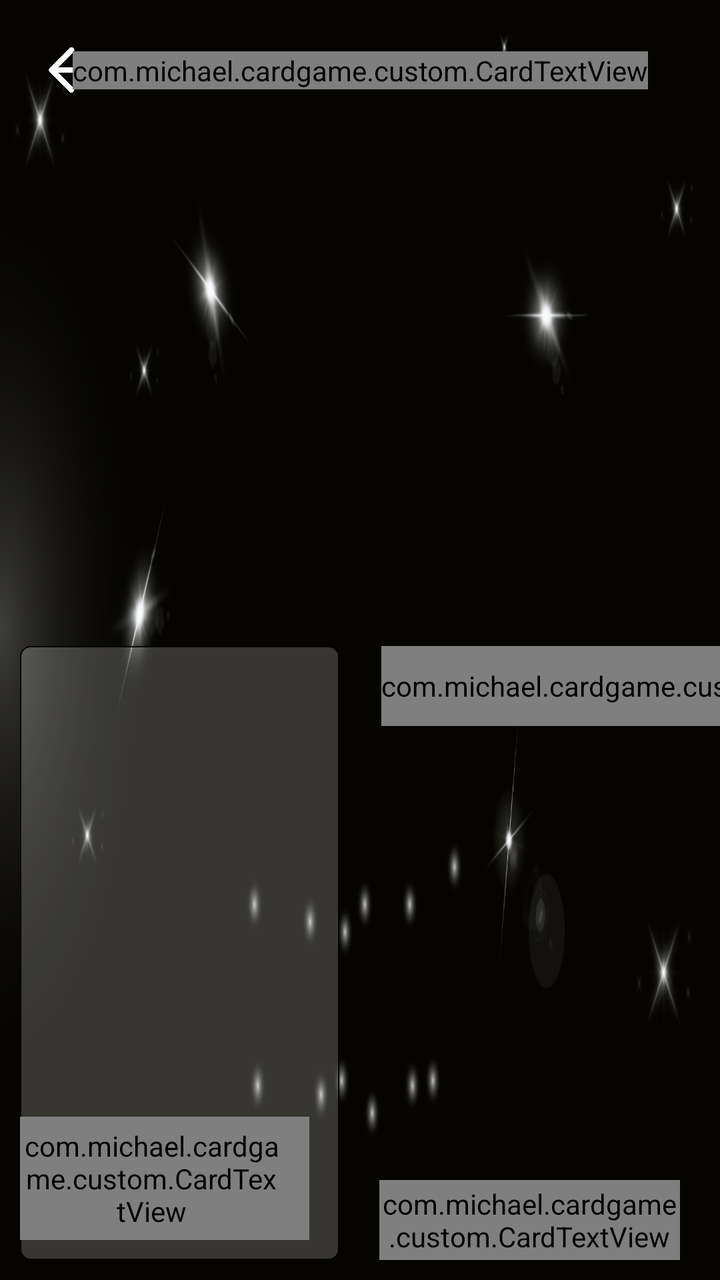
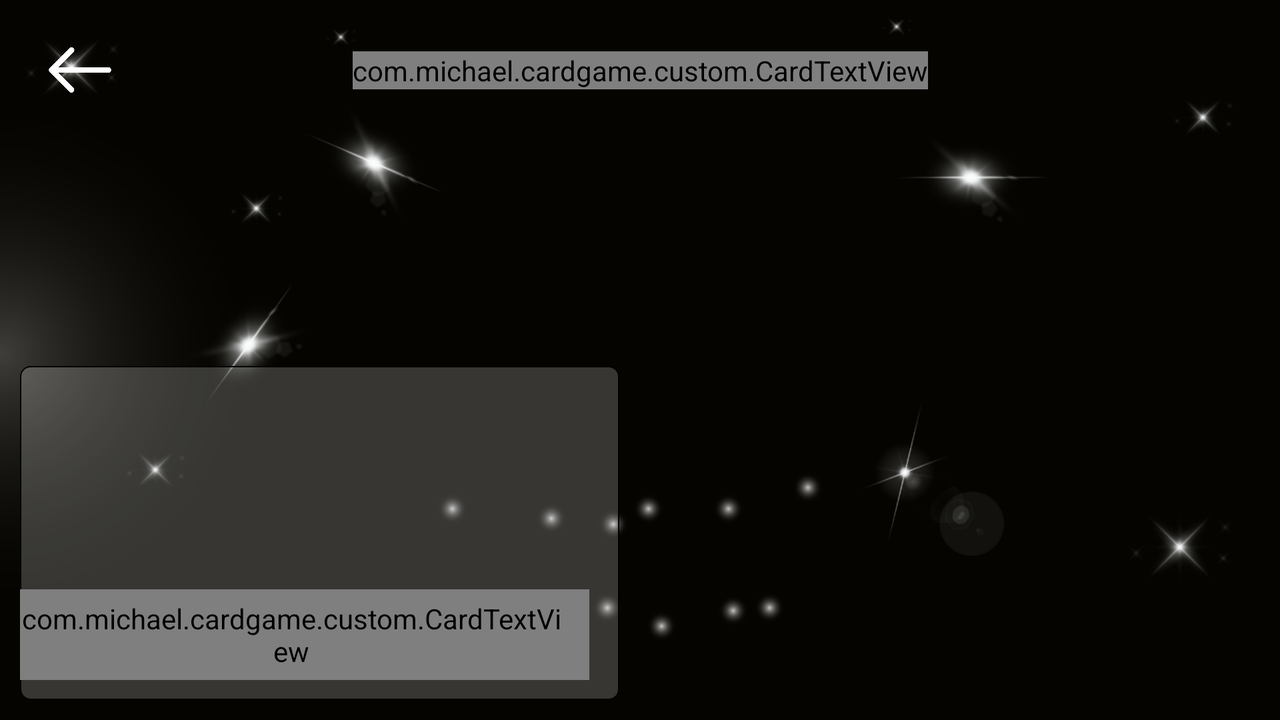

First picture: res/layout/ on a phone held upright. Second picture: the repository's own variant of that layout, on a device whose configuration matches the variant's folder. Source for both follows.
<!-- AndroidManifest.xml: application theme Theme.Cardgame -->
<!-- res/layout/activity_room.xml -->
<?xml version="1.0" encoding="utf-8"?>
<layout>
    <androidx.constraintlayout.widget.ConstraintLayout xmlns:android="http://schemas.android.com/apk/res/android"
        xmlns:app="http://schemas.android.com/apk/res-auto"
        xmlns:tools="http://schemas.android.com/tools"
        android:layout_width="match_parent"
        android:layout_height="match_parent"
        android:background="@drawable/ic_poker_bg"
        tools:context=".room.RoomActivity">


        <ImageView
            android:id="@+id/iv_back"
            android:contentDescription="@null"
            android:src="@drawable/ic_back"
            app:layout_constraintTop_toTopOf="parent"
            app:layout_constraintLeft_toLeftOf="parent"
            android:layout_marginTop="15dp"
            android:padding="3dp"
            android:layout_marginStart="20dp"
            android:layout_width="40dp"
            android:layout_height="40dp"/>

        <com.michael.cardgame.custom.CardTextView
            android:id="@+id/room_title"
            android:text="房間名稱"
            app:layout_constraintTop_toTopOf="@id/iv_back"
            app:layout_constraintBottom_toBottomOf="@id/iv_back"
            app:layout_constraintLeft_toLeftOf="parent"
            app:layout_constraintRight_toRightOf="parent"
            android:textSize="20sp"
            android:textColor="@color/white"
            android:layout_width="wrap_content"
            android:layout_height="wrap_content"/>


        <androidx.recyclerview.widget.RecyclerView
            android:id="@+id/rv_user_list"
            app:layoutManager="androidx.recyclerview.widget.GridLayoutManager"
            app:spanCount="2"
            app:layout_constraintTop_toBottomOf="@id/iv_back"
            app:layout_constraintBottom_toTopOf="@id/line"
            android:layout_width="match_parent"
            android:layout_height="0dp"/>

        <View
            android:id="@+id/line"
            app:layout_constraintTop_toBottomOf="@id/room_title"
            app:layout_constraintBottom_toBottomOf="parent"
            android:layout_marginBottom="40dp"
            android:layout_width="match_parent"
            android:layout_height="1dp"/>

        <View
            android:id="@+id/center_line"
            app:layout_constraintLeft_toLeftOf="parent"
            app:layout_constraintRight_toRightOf="parent"
            android:layout_width="1dp"
            android:layout_height="match_parent"/>

        <androidx.constraintlayout.widget.ConstraintLayout
            android:id="@+id/chat_view"
            app:layout_constraintTop_toBottomOf="@id/line"
            app:layout_constraintLeft_toLeftOf="parent"
            android:background="@drawable/chat_view_bg"
            android:layout_marginHorizontal="10dp"
            android:layout_marginBottom="10dp"
            app:layout_constraintRight_toLeftOf="@id/center_line"
            app:layout_constraintBottom_toBottomOf="parent"
            android:layout_width="0dp"
            android:layout_height="0dp">

            <androidx.recyclerview.widget.RecyclerView
                android:id="@+id/rv_msg_list"
                app:layoutManager="androidx.recyclerview.widget.LinearLayoutManager"
                app:layout_constraintTop_toTopOf="parent"
                app:layout_constraintBottom_toTopOf="@id/ed_msg"
                android:layout_marginBottom="5dp"
                android:orientation="vertical"
                android:layout_width="match_parent"
                android:layout_height="0dp"/>


            <EditText
                android:id="@+id/ed_msg"
                android:background="@drawable/ed_game_name_bg"
                app:layout_constraintBottom_toBottomOf="parent"
                app:layout_constraintRight_toLeftOf="@id/tv_send"
                android:layout_marginHorizontal="15dp"
                app:layout_constraintLeft_toLeftOf="parent"
                android:textSize="14sp"
                android:textColor="@color/black"
                android:hint="@string/say_something"
                android:paddingVertical="5dp"
                android:paddingHorizontal="10dp"
                android:layout_marginBottom="10dp"
                android:layout_width="0dp"
                android:layout_height="wrap_content"/>

            <com.michael.cardgame.custom.CardTextView
                android:id="@+id/tv_send"
                android:textSize="14sp"
                android:text="@string/send"
                app:layout_constraintRight_toRightOf="parent"
                app:layout_constraintBottom_toBottomOf="parent"
                android:layout_marginEnd="15dp"
                android:layout_marginBottom="10dp"
                android:background="@drawable/user_amount_bg"
                android:paddingVertical="5dp"
                android:paddingHorizontal="15dp"
                android:layout_width="wrap_content"
                android:layout_height="wrap_content"/>


        </androidx.constraintlayout.widget.ConstraintLayout>


        <com.michael.cardgame.custom.CardTextView
            android:id="@+id/ready_btn"
            app:layout_constraintRight_toRightOf="parent"
            app:layout_constraintBottom_toBottomOf="parent"
            app:layout_constraintLeft_toRightOf="@id/chat_view"
            android:layout_marginHorizontal="20dp"
            android:layout_marginBottom="10dp"
            android:layout_marginTop="10dp"
            android:text="@string/i_am_ready"
            android:gravity="center"
            android:textSize="16sp"
            android:textColor="@color/white"
            android:background="@drawable/customer_login_bg"
            android:layout_width="0dp"
            android:layout_height="40dp"/>

        <com.michael.cardgame.custom.CardTextView
            android:id="@+id/tv_betting_value"
            app:layout_constraintTop_toBottomOf="@id/line"
            app:layout_constraintLeft_toRightOf="@id/center_line"
            android:layout_marginStart="10dp"
            tools:text="一張$1000"
            android:gravity="center"
            android:textSize="16sp"
            android:textColor="@color/white"
            android:layout_width="wrap_content"
            android:layout_height="40dp"/>




    </androidx.constraintlayout.widget.ConstraintLayout>
</layout>
<!-- resources referenced by this layout -->
<resources>
  <color name="black">#FF000000</color>
  <color name="white">#FFFFFFFF</color>
  <!-- drawable chat_view_bg (drawable) -->
  <?xml version="1.0" encoding="utf-8"?>
  <shape
      xmlns:android="http://schemas.android.com/apk/res/android"
      android:shape="rectangle">
      <corners android:radius="5dp"/>
      <solid android:color="#33FFFFFF"/>
      <stroke android:color="#000000" android:width="0.5dp"/>
  
  </shape>
  <!-- drawable customer_login_bg (drawable) -->
  <?xml version="1.0" encoding="utf-8"?>
  <shape
      xmlns:android="http://schemas.android.com/apk/res/android"
      android:shape="rectangle">
      <corners android:radius="10dp"/>
      <solid android:color="#2196F3"/>
  
  </shape>
  <!-- drawable ed_game_name_bg (drawable) -->
  <?xml version="1.0" encoding="utf-8"?>
  <shape
      xmlns:android="http://schemas.android.com/apk/res/android"
      android:shape="rectangle">
      <corners android:radius="10dp"/>
      <solid android:color="#FFFFFF"/>
  
  </shape>
  <!-- drawable ic_back: png bitmap (drawable, 4183 bytes) -->
  <!-- drawable ic_poker_bg: png bitmap (drawable, 130364 bytes) -->
  <!-- drawable user_amount_bg (drawable) -->
  <?xml version="1.0" encoding="utf-8"?>
  <shape
      xmlns:android="http://schemas.android.com/apk/res/android"
      android:shape="rectangle">
      <corners android:radius="5dp"/>
      <solid android:color="@color/white"/>
  
  </shape>
  <string name="i_am_ready">我準備好了</string>
  <string name="say_something">說點甚麼吧?</string>
  <string name="send">發送</string>
  <style name="Theme.Cardgame" parent="Base.Theme.Cardgame" />
  <style name="Base.Theme.Cardgame" parent="Theme.Material3.DayNight.NoActionBar">
          
          
          <item name="android:windowFullscreen">true</item>
      </style>
</resources>
<!-- res/layout-land/activity_room.xml (the repository's variant of the layout above) -->
<!-- drawn on the phone turned sideways -->
<?xml version="1.0" encoding="utf-8"?>
<layout>
    <androidx.constraintlayout.widget.ConstraintLayout xmlns:android="http://schemas.android.com/apk/res/android"
        xmlns:app="http://schemas.android.com/apk/res-auto"
        xmlns:tools="http://schemas.android.com/tools"
        android:layout_width="match_parent"
        android:layout_height="match_parent"
        android:background="@drawable/ic_poker_bg"
        tools:context=".room.RoomActivity">


        <ImageView
            android:id="@+id/iv_back"
            android:contentDescription="@null"
            android:src="@drawable/ic_back"
            app:layout_constraintTop_toTopOf="parent"
            app:layout_constraintLeft_toLeftOf="parent"
            android:layout_marginTop="15dp"
            android:padding="3dp"
            android:layout_marginStart="20dp"
            android:layout_width="40dp"
            android:layout_height="40dp"/>

        <com.michael.cardgame.custom.CardTextView
            android:id="@+id/room_title"
            android:text="房間名稱"
            app:layout_constraintTop_toTopOf="@id/iv_back"
            app:layout_constraintBottom_toBottomOf="@id/iv_back"
            app:layout_constraintLeft_toLeftOf="parent"
            app:layout_constraintRight_toRightOf="parent"
            android:textSize="20sp"
            android:textColor="@color/white"
            android:layout_width="wrap_content"
            android:layout_height="wrap_content"/>


        <androidx.recyclerview.widget.RecyclerView
            android:id="@+id/rv_user_list"
            app:layoutManager="androidx.recyclerview.widget.GridLayoutManager"
            app:spanCount="2"
            app:layout_constraintTop_toBottomOf="@id/iv_back"
            app:layout_constraintBottom_toTopOf="@id/line"
            android:layout_width="match_parent"
            android:layout_height="0dp"/>

        <View
            android:id="@+id/line"
            app:layout_constraintTop_toBottomOf="@id/room_title"
            app:layout_constraintBottom_toBottomOf="parent"
            android:layout_marginBottom="40dp"
            android:layout_width="match_parent"
            android:layout_height="1dp"/>

        <View
            android:id="@+id/center_line"
            app:layout_constraintLeft_toLeftOf="parent"
            app:layout_constraintRight_toRightOf="parent"
            android:layout_width="1dp"
            android:layout_height="match_parent"/>

        <androidx.constraintlayout.widget.ConstraintLayout
            android:id="@+id/chat_view"
            app:layout_constraintTop_toBottomOf="@id/line"
            app:layout_constraintLeft_toLeftOf="parent"
            android:background="@drawable/chat_view_bg"
            android:layout_marginHorizontal="10dp"
            android:layout_marginBottom="10dp"
            app:layout_constraintRight_toLeftOf="@id/center_line"
            app:layout_constraintBottom_toBottomOf="parent"
            android:layout_width="0dp"
            android:layout_height="0dp">

            <androidx.recyclerview.widget.RecyclerView
                android:id="@+id/rv_msg_list"
                app:layoutManager="androidx.recyclerview.widget.LinearLayoutManager"
                app:layout_constraintTop_toTopOf="parent"
                app:layout_constraintBottom_toTopOf="@id/ed_msg"
                android:layout_marginBottom="5dp"
                android:orientation="vertical"
                android:layout_width="match_parent"
                android:layout_height="0dp"/>


            <EditText
                android:id="@+id/ed_msg"
                android:background="@drawable/ed_game_name_bg"
                app:layout_constraintBottom_toBottomOf="parent"
                app:layout_constraintRight_toLeftOf="@id/tv_send"
                android:layout_marginHorizontal="15dp"
                app:layout_constraintLeft_toLeftOf="parent"
                android:textSize="14sp"
                android:textColor="@color/black"
                android:hint="@string/say_something"
                android:paddingVertical="5dp"
                android:paddingHorizontal="10dp"
                android:layout_marginBottom="10dp"
                android:layout_width="0dp"
                android:layout_height="wrap_content"/>

            <com.michael.cardgame.custom.CardTextView
                android:id="@+id/tv_send"
                android:textSize="14sp"
                android:text="@string/send"
                app:layout_constraintRight_toRightOf="parent"
                app:layout_constraintBottom_toBottomOf="parent"
                android:layout_marginEnd="15dp"
                android:layout_marginBottom="10dp"
                android:background="@drawable/user_amount_bg"
                android:paddingVertical="5dp"
                android:paddingHorizontal="15dp"
                android:layout_width="wrap_content"
                android:layout_height="wrap_content"/>


        </androidx.constraintlayout.widget.ConstraintLayout>




    </androidx.constraintlayout.widget.ConstraintLayout>
</layout>
<!-- resources referenced by the variant -->
<!-- as the phone turned sideways resolves them -->
<resources>
  <color name="black">#FF000000</color>
  <color name="white">#FFFFFFFF</color>
  <!-- drawable chat_view_bg (drawable) -->
  <?xml version="1.0" encoding="utf-8"?>
  <shape
      xmlns:android="http://schemas.android.com/apk/res/android"
      android:shape="rectangle">
      <corners android:radius="5dp"/>
      <solid android:color="#33FFFFFF"/>
      <stroke android:color="#000000" android:width="0.5dp"/>
  
  </shape>
  <!-- drawable ed_game_name_bg (drawable) -->
  <?xml version="1.0" encoding="utf-8"?>
  <shape
      xmlns:android="http://schemas.android.com/apk/res/android"
      android:shape="rectangle">
      <corners android:radius="10dp"/>
      <solid android:color="#FFFFFF"/>
  
  </shape>
  <!-- drawable ic_back: png bitmap (drawable, 4183 bytes) -->
  <!-- drawable ic_poker_bg: png bitmap (drawable, 130364 bytes) -->
  <!-- drawable user_amount_bg (drawable) -->
  <?xml version="1.0" encoding="utf-8"?>
  <shape
      xmlns:android="http://schemas.android.com/apk/res/android"
      android:shape="rectangle">
      <corners android:radius="5dp"/>
      <solid android:color="@color/white"/>
  
  </shape>
  <string name="say_something">說點甚麼吧?</string>
  <string name="send">發送</string>
  <style name="Theme.Cardgame" parent="Base.Theme.Cardgame" />
  <style name="Base.Theme.Cardgame" parent="Theme.Material3.DayNight.NoActionBar">
          
          
          <item name="android:windowFullscreen">true</item>
      </style>
</resources>
